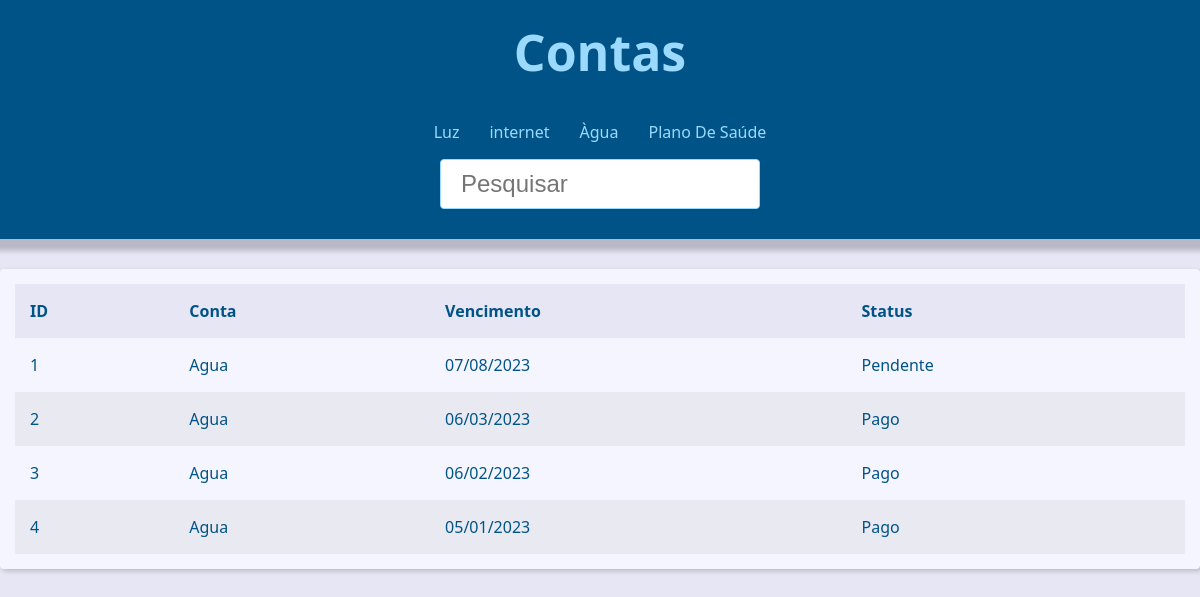
Page /categoria/Agua on the committed database.
### ContasCategorias/models.py (models this page shows, shortened)
class Agua(models.Model):
    class Meta:
        verbose_name = 'Agua'
        verbose_name_plural = 'Agua'
    Nome_conta = models.CharField(max_length=65)
    vencimento = models.CharField(max_length=65)
    status = models.CharField(max_length=65, default='')
    valor = models.CharField(max_length=65, default='')

### contas/views.py (the view)
# urls.py: path('categoria/Agua', agua, name='agua'),
def agua(request):
    conta_agua = (
        Agua
        .objects
        .all()
    )
    return render(
        request,
        'contas/contas_categorias/agua.html',
        {
            'agua': conta_agua,
        }
    )

### contas/templates/contas/contas_categorias/agua.html
{% extends 'global/base.html' %}
{% block content %}
{% if agua %}
    <div class="responsive-table">
        <table class="contacts-table">
            <thead>
                <tr class="table-row table-row-header">
                    <th class="table-header">ID</th>
                    <th class="table-header">Conta</th>
                    <th class="table-header">Vencimento</th>
                    <th class="table-header">Status</th>
                </tr>
            </thead>
            <tbody>
                {% for a in agua %}
                    <tr class="table-row">
                        <td class="table-cel">
                            {{ a.id }}
                        </td>
                        <td class="table-cel">
                            {% if a.Nome_conta == "Internet" %}
                                <a
                                class="table-link"
                                target="_blank"
                                href="https://fnx.adsnet-telecom.net.br/central/index.hhvm"
                                >
                            {% elif a.Nome_conta == "Luz" %}
                                <a
                                class="table-link"
                                target="_blank"
                                href="https://agenciavirtual.light.com.br/AGV_Segunda_Via_VW/Segunda_Via.aspx"
                                >
                            {% elif a.Nome_conta == "Agua" %}
                                <a
                                class="table-link"
                                target="_blank"
                                href="https://agenciavirtual.riomaissaneamento.com.br/servicos/segunda-via/"
                                >
                            {% elif a.Nome_conta == "Plano de saude" %}
                                <a
                                class="table-link"
                                target="_blank"
                                href="https://www.unimedvr.com.br/servicos/php/boleto2via/"
                                >
                            {% else %}
                                <a
                                class="table-link"
                                target="_blank"
                                href="#"
                                >
                            {% endif %}
                                {{ a.Nome_conta }}
                            </a>
                        </td>
                        <td class="table-cel">
                            {{ a.vencimento }}
                        </td>
                        <td class="table-cel">
                            {{ a.status }}
                        </td>
                    </tr>
                {% endfor %}
            </tbody>
        </table>
    </div>
{% else %}
<div class="single-contact">
    <h1 class="single-contact-name">
        Nada foi encontrado!
    </h1>
</div>
{% endif %}
{% endblock content %}

### base_static/global/css/style.css (style rules this page uses)
:root { --spacing: 1.5rem; --link-dark-color: rgb(0, 83, 134); --link-light-color: rgb(156, 217, 255); --clr-white: rgb(245, 245, 255); --clr-black: rgb(0, 83, 134); --clr-light-gray: rgb(230, 230, 245); --clr-dark-shadow-5: rgba(0, 0, 10, 5%); --clr-dark-shadow-10: rgba(0, 0, 10, 10%); --clr-dark-shadow-20: rgba(0, 0, 10, 20%); --clr-light-shadow-5: rgba(200, 200, 255, 5%); --clr-light-shadow-10: rgba(200, 200, 255, 10%); --clr-light-shadow-20: rgba(200, 200, 255, 20%); --main-page-width: 120rem; --table-min-width: 60rem; --biggest-font-size: 5rem; --bigger-font-size: 4rem; --big-font-size: 3.2rem; --medium-font-size: 2.4rem; --small-font-size: 1.6rem; --smaller-font-size: 1.4rem; --smallest-font-size: 1.2rem; --transition-fast: 300ms; --transition-medium: 600ms; --transition-slow: 1s; --default-border-radius: 4px; }
*, *::before, *::after { margin: 0; padding: 0; box-sizing: border-box; }
html { font-size: 62.5%; }
body { font-family: system-ui, -apple-system, BlinkMacSystemFont, 'Segoe UI', Roboto, Oxygen, Ubuntu, Cantarell, 'Open Sans', 'Helvetica Neue', sans-serif; line-height: 1.5; font-size: var(--small-font-size); color: var(--clr-black); -webkit-font-smoothing: antialiased; background: var(--clr-light-gray); }
.responsive-table { width: 100%; overflow-x: auto; }
.contacts-table { width: 100%; min-width: var(--table-min-width); border-collapse: collapse; }
.table-row { text-align: left; text-overflow: ellipsis; transition: background-color var(--transition-fast) ease-in-out; }
.table-row:nth-of-type(2n) { background: var(--clr-dark-shadow-5); }
.table-row-header { background: var(--clr-light-gray); color: var(--clr-black); }
.table-cel, .table-header { padding: var(--spacing); }
.table-link { color: var(--link-dark-color); transition: color var(--transition-fast) ease-in-out; text-decoration: none; }

### rows in the picture
Agua: id "1", Nome_conta "Agua", vencimento "07/08/2023", status "Pendente"
Agua: id "2", Nome_conta "Agua", vencimento "06/03/2023", status "Pago"
Agua: id "3", Nome_conta "Agua", vencimento "06/02/2023", status "Pago"
Agua: id "4", Nome_conta "Agua", vencimento "05/01/2023", status "Pago"
